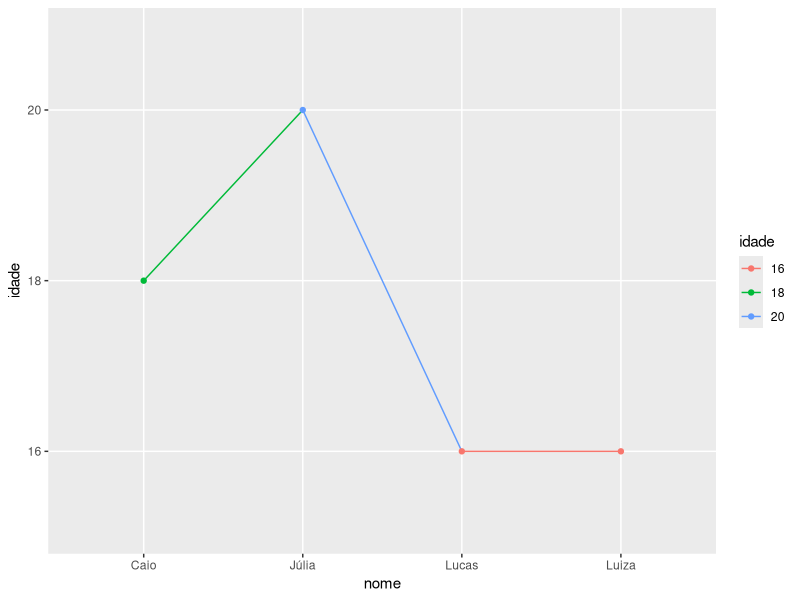

Here is the R script that generated this plot:
library(ggplot2)


nome <- c('Caio', 'Júlia', 'Lucas', 'Luiza')
idade <- c(18, 20, 16, 16)
dados <- data.frame(cbind(nome, idade))
ggplot(data = dados, aes(x = nome, y = idade, group='idade', color = idade)) + geom_line() + geom_point()
